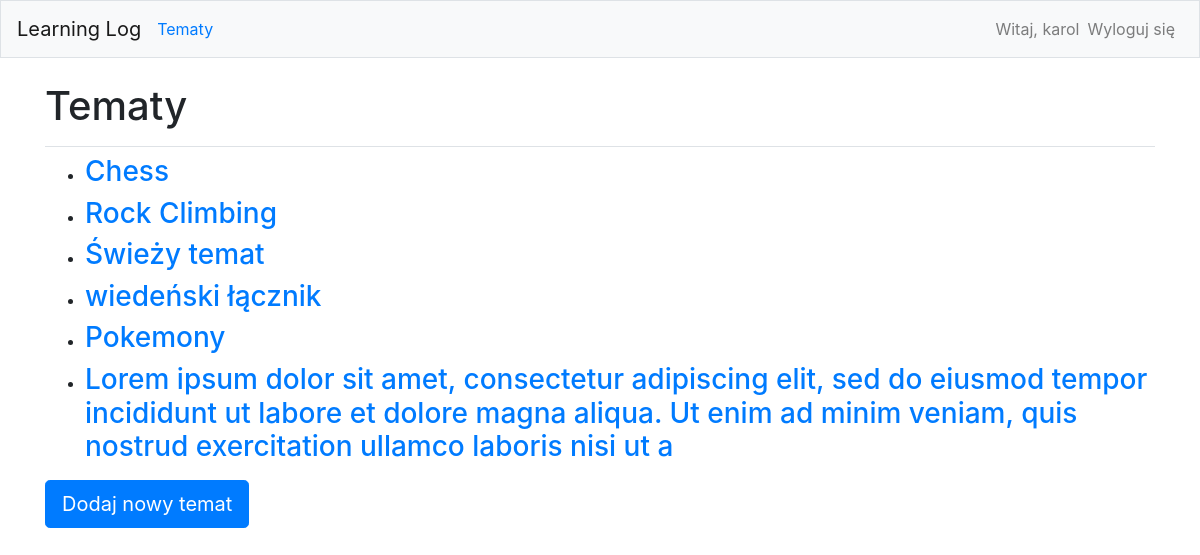
The page /topics/ (signed in) on the database its author committed.
### learning_logs/models.py (models this page shows)
class Topic(models.Model):
	text = models.CharField(max_length=200)
	date_added = models.DateTimeField(auto_now=True)
	owner = models.ForeignKey(User, on_delete=models.CASCADE)
	def __str__(self):
		return self.text

### learning_logs/views.py (the view)
# urls.py: path('topics/', views.topics, name='tematy'),
@login_required
def topics(request):
	topics = Topic.objects.filter(owner=request.user).order_by('date_added')
	context = {'topics':topics}
	return render(request,'learning_logs/topics.html',context)

### learning_logs/templates/learning_logs/topics.html
{% extends 'learning_logs/base.html' %}
{% block page_header %}
  <h1>Tematy</h1>
{% endblock page_header %}
{% block content %}
<ul>
	{% for topic in topics %}
	<li><h3><a href="{% url 'learning_logs_app:temat' topic.id %}">{{ topic }}</a></h3></li>
	{% empty %}
	<li><h3>Nie dodano żadnych tematów</h3></li>
	{% endfor %}
</ul>
<a class="btn btn-lg btn-primary" href="{% url 'learning_logs_app:nowy_temat' %}">Dodaj nowy temat</a>
{% endblock content %}

### learning_logs/templates/learning_logs/base.html (shortened to what this page needs)
{% load bootstrap4 %}
<!doctype html>
<html>
<head>
	{% bootstrap_css %}
</head>
<body>
	<nav class="navbar navbar-expand-md navbar-light bg-light mb-4 border">
		<a class="navbar-brand" href="{% url 'learning_logs_app:index' %}">Learning Log</a>
		<div class="collapse navbar-collapse" id="navbarCollapse">
			<ul class="navbar-nav mr-auto">
				<li class="nav-item"><a href="{% url 'learning_logs_app:tematy' %}">Tematy</a></li>
			</ul>
			<ul class="navbar-nav ml-auto">
				{% if user.is_authenticated %}
				<li class="nav-item">
					<span class="navbar-text">Witaj, {{ user.username }}</span>
				</li>
				<li class="nav-item">
					<a class="nav-link" href="{% url 'użytkownik:logout' %}">Wyloguj się</a>
				</li>
				{% endif %}
			</ul>
		</div>
	</nav>
	<main role="main" class="container">
		<div class="pb-2 mb-2 border-bottom">
			{% block page_header %}{% endblock page_header %}
		</div>
		<div>
			{% block content %}{% endblock content %}
		</div>
	</main>
</body>
</html>

### rows shown on the page
Topic: text "Chess"
Topic: text "Rock Climbing"
Topic: text "Świeży temat"
Topic: text "wiedeński łącznik"
Topic: text "Pokemony"
Topic: text "Lorem ipsum dolor sit amet, consectetur adipiscing elit, sed do eiusmod tempor incididunt ut labore et dolore magna aliqua. Ut enim ad minim veniam, quis nostrud exercitation ullamco laboris nisi ut a"

### other values the page prints
{{ user.username }} "karol"
